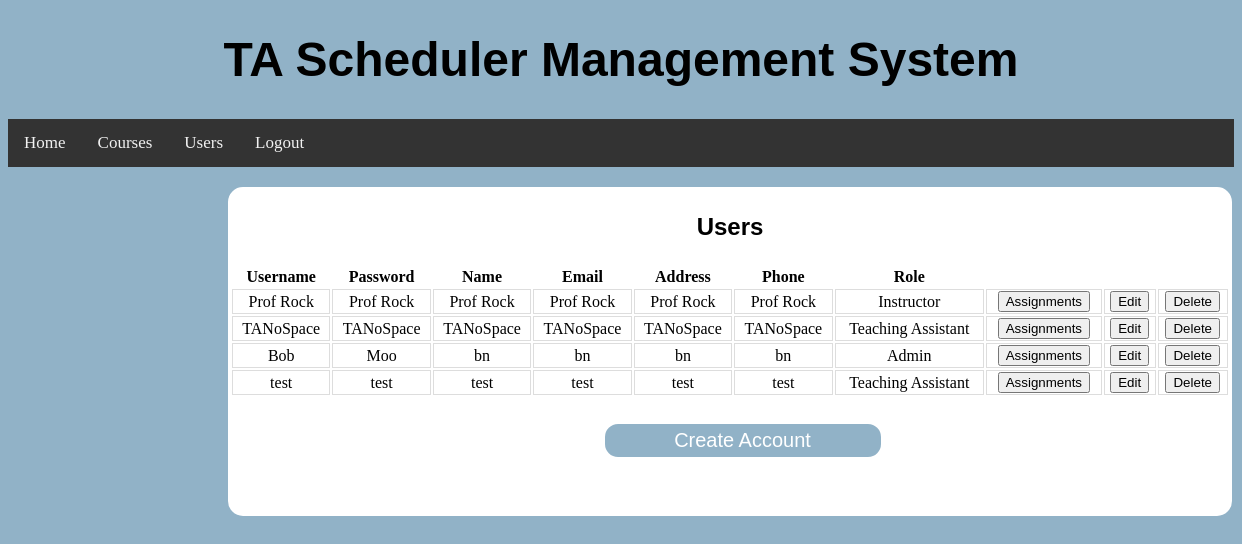
Page /users/ (signed in) on the committed database.
### BackendWork/models.py (models this page shows, shortened)
class MyUser(models.Model):
    ROLE_CHOICES = (('Teaching Assistant', 'TEACHING_ASSISTANT'), ('Instructor', 'INSTRUCTOR'), ('Admin', 'ADMIN'))
    username = models.CharField(max_length=20, unique=True)
    password = models.CharField(max_length=20)
    name = models.CharField(max_length=20)
    email = models.CharField(max_length=20)
    address = models.CharField(max_length=72)
    phone = models.CharField(max_length=10)
    role = models.CharField(max_length=30, choices=ROLE_CHOICES, default='Teaching Assistant')
    assignedClasses = models.ManyToManyField(ClassList, null=True, blank=True)

### BackendWork/views.py (the view, shortened to what this page needs)
# urls.py: path("users/", Users.as_view()),
class Users(View):
    def get(self, request):
        try:
            request.session["user"]
        except:
            return redirect("/")
        return render(request, "users.html", {'sessionUser': MyUser.objects.get(username=request.session["user"]),
                                              'users': MyUser.objects.all()})

### templates/users.html (shortened to what this page needs)
{% load static %}
<!DOCTYPE html>
<html lang="en">
<head>
    <link rel="stylesheet" type="text/css" href="{% static 'css/users.css' %}"/>
</head>
<div class="navContainer">
    <header class="header">
        <h1><a>TA Scheduler Management System</a></h1>
    </header>
    <div class="navigation">
        <li><a href="/home/">Home</a></li>
        <li><a href="/courses/">Courses</a></li>
        <li><a href="/users/">Users</a></li>
        <li><a href="/">Logout</a></li>
    </div>
</div>
<body>
<div class="container">
    <p class=header>Users</p>
    <div class="containerbox">
        <table>
            <tr>
                {% if sessionUser.role == "Admin" %}
                    <th>Username</th>
                    <th>Password</th>
                {% endif %}
                <th>Name</th>
                <th>Email</th>
                {% if sessionUser.role == "Admin" %}
                    <th>Address</th>
                {% endif %}
                <th>Phone</th>
                <th>Role</th>
            </tr>
            <tr>
                {% for i in users %}
                    {% if editingUser == i.username %}
                        <form action="" method="post">
                            {% csrf_token %}
                            <td><input name="username" placeholder="{{ i.username }}"></td>
                            <td><input name="password" placeholder="{{ i.password }}"></td>
                            <td><input name="name" placeholder="{{ i.name }}"></td>
                            <td><input name="email" placeholder="{{ i.email }}"></td>
                            <td><input name="address" placeholder="{{ i.address }}"></td>
                            <td><input name="phone" placeholder="{{ i.phone }}"></td>
                            <td><select name="role" class="dropdownMenu">
                                <option value="Admin" {% if i.role == 'Admin' %}selected{% endif %}>Admin</option>
                                <option value="Instructor" {% if i.role == 'Instructor' %}selected{% endif %}>
                                    Instructor
                                </option>
                                <option value="Teaching Assistant"
                                        {% if i.role == 'Teaching Assistant' %}selected{% endif %}>Teaching Assistant
                                </option>
                            </select>
                            </td>
                            <td>
                                <button name="saveEditUser" value="{{ i.username }}">Save</button>
                        </form>
                        <td>
                            <a href="/users/">
                                <button>Cancel</button>
                            </a>
                        </td>
                        </td>
                    {% else %}
                        {% if sessionUser.role == "Admin" %}
                            <td>{{ i.username }}</td>
                            <td>{{ i.password }}</td>
                        {% endif %}
                        <td>{{ i.name }}</td>
                        <td>{{ i.email }}</td>
                        {% if sessionUser.role == "Admin" %}
                            <td>{{ i.address }}</td>
                        {% endif %}
                        <td>{{ i.phone }}</td>
                        <td>{{ i.role }}</td>
                        <form action="" method="post">
                            <td>
                                <button name="viewAssignments" value="{{ i.username }}">Assignments</button>
                            </td>
                        </form>
                        {% if sessionUser.role == "Admin" %}
                            <td>
                                <form action="" method="post">
                                    <button name="editUser" value="{{ i.username }}">Edit</button>
                                </form>
                            </td>
                        {% endif %}
                    {% endif %}
                    {% if sessionUser.role == "Admin" %}
                        <form action="" method="post">
                            <td>
                                <button name="deleteUser" value="{{ i.username }}">Delete</button>
                            </td>
                        </form>
                    {% endif %}
                    </tr>
                {% endfor %}
        </table>
    </div>
    {% if sessionUser.role == "Admin" %}
        <div class="submit-button">
            <a href="../createAccount/">
                <button name="createAccountSubmit">Create Account</button>
            </a>
        </div>
    {% endif %}
</div>
</body>
</html>

### TAScheduler/static/css/users.css (style rules this page uses)
html { background: rgb(145, 178, 199); }
.navigation { list-style-type: none; background-color: #333; position: sticky; width: 100%; overflow: auto; }
.navigation li a { float: left; color: #f2f2f2; text-align: center; padding: 14px 16px; text-decoration: none; font-size: 17px; background-color: #333; }
.header { font-family: 'Ubuntu', sans-serif; font-weight: bold; font-size: 24px; text-align: center; }
.th, td { border-bottom: 1px solid #ddd; border-left: 1px solid #ddd; border-top: 1px solid #ddd; border-right: 1px solid #ddd; }
.container { margin-top: 20px; width: 1000px; height: 325px; flex-direction: row; justify-content: center; align-items: center; margin-bottom: 6px; margin-left: 220px; border: 2px solid White; border-radius: 15px; background: white; text-align: center; }
.containerbox { display: grid; width: 1000px; gap: 50px; }
.submit-button { display: flex; flex-direction: column; margin-top: 25px; }
.submit-button button { font-size: 20px; padding: 5px 15px; border: 2px solid; border-radius: 15px; color: white; background: #91B2C7; width: 280px; cursor: pointer; margin-left: 25px; }

### rows in the picture
MyUser: username "Prof Rock", password "Prof Rock", name "Prof Rock", email "Prof Rock", address "Prof Rock", phone "Prof Rock", role "Instructor"
MyUser: username "TANoSpace", password "TANoSpace", name "TANoSpace", email "TANoSpace", address "TANoSpace", phone "TANoSpace", role "Teaching Assistant"
MyUser: username "Bob", password "Moo", name "bn", email "bn", address "bn", phone "bn", role "Admin"
MyUser: username "test", password "test", name "test", email "test", address "test", phone "test", role "Teaching Assistant"
